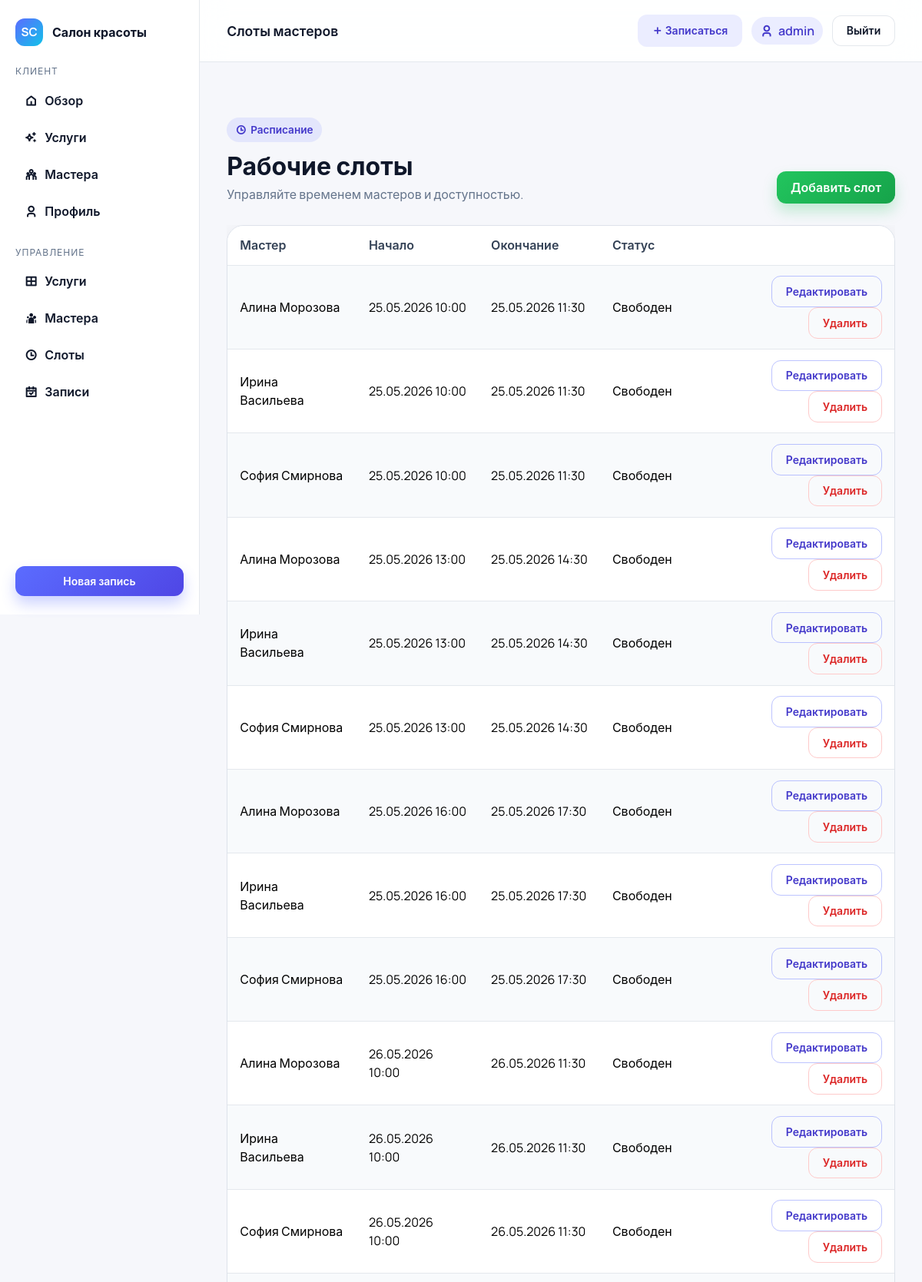
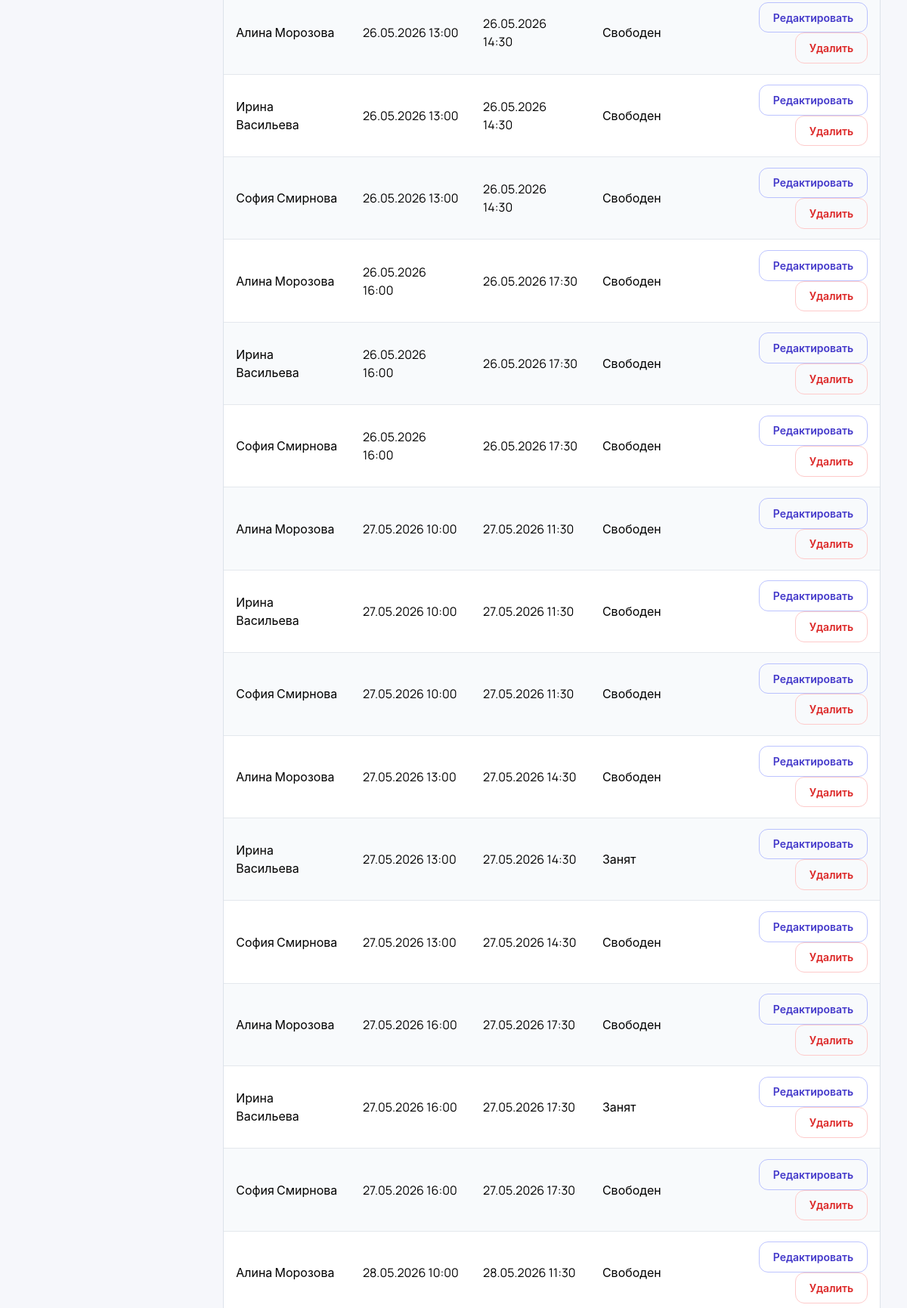
/masters/slots/ (signed in, upper part), run on the app's committed database (2 pictures, top to bottom).
### accounts/models.py (models this page shows, shortened)
class User(AbstractUser):
    class Role(models.TextChoices):
        CLIENT = "client", "Клиент"
        MASTER = "master", "Мастер"
        ADMIN = "admin", "Администратор"
    role = models.CharField(
        max_length=20,
        choices=Role.choices,
        default=Role.CLIENT,
        help_text="Роль пользователя: клиент, мастер или администратор.",
    )
    phone = models.CharField(
        max_length=30,
        blank=True,
        help_text="Контактный телефон пользователя для связи.",
    )

### masters/models.py (models this page shows, shortened)
class WorkingSlot(models.Model):
    master = models.ForeignKey(
        MasterProfile,
        on_delete=models.CASCADE,
        related_name="working_slots",
        help_text="Мастер, которому принадлежит слот.",
    )
    start_at = models.DateTimeField(help_text="Начало рабочего слота.")
    end_at = models.DateTimeField(help_text="Окончание рабочего слота.")
    is_available = models.BooleanField(
        default=True,
        help_text="Флаг доступности слота для записи.",
    )
    class Meta:
        ordering = ["start_at"]
        verbose_name = "Рабочий слот"
        verbose_name_plural = "Рабочие слоты"

class MasterProfile(models.Model):
    user = models.OneToOneField(
        settings.AUTH_USER_MODEL,
        on_delete=models.CASCADE,
        related_name="master_profile",
        help_text="Пользователь, связанный с профилем мастера.",
    )
    bio = models.TextField(
        blank=True,
        help_text="Краткое описание опыта и специализации мастера.",
    )
    services = models.ManyToManyField(
        Service,
        related_name="masters",
        help_text="Список услуг, которые оказывает мастер.",
    )
    is_active = models.BooleanField(
        default=True,
        help_text="Признак активности мастера в расписании.",
    )
    class Meta:
        verbose_name = "Мастер"
        verbose_name_plural = "Мастера"

### masters/views.py (the view)
# urls.py: path("slots/", slot_admin_list, name="slot_list"),
@login_required
@user_passes_test(_is_admin)
def slot_admin_list(request):
    slots = WorkingSlot.objects.select_related("master", "master__user")
    return render(request, "masters/slot_admin_list.html", {"slots": slots})

### masters/views.py (called while the page is built)
def _is_admin(user):
    return user.is_authenticated and (user.is_staff or getattr(user, "is_admin", False))

### templates/masters/slot_admin_list.html (shortened to what this page needs)
{% extends "base_dashboard.html" %}
{% block topbar_title %}Слоты мастеров{% endblock %}
{% block content %}
<section class="section">
  <div class="section-head">
    <div>
      <span class="eyebrow"><i class="ri-time-line"></i> Расписание</span>
      <h2 class="section-title">Рабочие слоты</h2>
      <p class="section-subtitle">Управляйте временем мастеров и доступностью.</p>
    </div>
    <a class="btn btn-success" href="{% url 'masters:slot_create' %}">Добавить слот</a>
  </div>
  <div class="table-responsive">
    <table class="table table-striped">
      <thead>
        <tr>
          <th>Мастер</th>
          <th>Начало</th>
          <th>Окончание</th>
          <th>Статус</th>
          <th></th>
        </tr>
      </thead>
      <tbody>
        {% for slot in slots %}
        <tr>
          <td>{{ slot.master.user.get_full_name|default:slot.master.user.username }}</td>
          <td>{{ slot.start_at|date:"d.m.Y H:i" }}</td>
          <td>{{ slot.end_at|date:"d.m.Y H:i" }}</td>
          <td>{% if slot.is_available %}Свободен{% else %}Занят{% endif %}</td>
          <td class="text-end">
            <a class="btn btn-sm btn-outline-primary" href="{% url 'masters:slot_update' slot.pk %}">Редактировать</a>
            <a class="btn btn-sm btn-outline-danger" href="{% url 'masters:slot_delete' slot.pk %}">Удалить</a>
          </td>
        </tr>
        {% empty %}
        <tr><td colspan="5">Слоты отсутствуют.</td></tr>
        {% endfor %}
      </tbody>
    </table>
  </div>
</section>
{% endblock %}

### templates/base_dashboard.html (shortened to what this page needs)
{% load static %}
<!doctype html>
<html lang="ru">
  <head>
    <link href="https://cdn.jsdelivr.net/npm/bootstrap@5.3.3/dist/css/bootstrap.min.css" rel="stylesheet">
    <link href="https://cdn.jsdelivr.net/npm/remixicon@4.3.0/fonts/remixicon.css" rel="stylesheet">
    <link href="{% static 'css/app.css' %}" rel="stylesheet">
  </head>
  <body class="app-body body-dashboard">
    <div class="dashboard-shell">
      <aside class="dashboard-sidebar">
        <div class="sidebar-brand">
          <span class="brand-mark">SC</span>
          Салон красоты
        </div>
        <div>
          <p class="sidebar-section">Клиент</p>
          <nav class="sidebar-nav">
            <a class="sidebar-link" href="{% url 'appointments:dashboard' %}"><i class="ri-home-5-line"></i> Обзор</a>
            <a class="sidebar-link" href="{% url 'services:list' %}"><i class="ri-sparkling-line"></i> Услуги</a>
            <a class="sidebar-link" href="{% url 'masters:list' %}"><i class="ri-team-line"></i> Мастера</a>
            <a class="sidebar-link" href="{% url 'accounts:profile' %}"><i class="ri-user-3-line"></i> Профиль</a>
          </nav>
        </div>
        {% if user.is_staff %}
          <div>
            <p class="sidebar-section">Управление</p>
            <nav class="sidebar-nav">
              <a class="sidebar-link" href="{% url 'services:admin_list' %}"><i class="ri-layout-grid-line"></i> Услуги</a>
              <a class="sidebar-link" href="{% url 'masters:admin_list' %}"><i class="ri-team-fill"></i> Мастера</a>
              <a class="sidebar-link" href="{% url 'masters:slot_list' %}"><i class="ri-time-line"></i> Слоты</a>
              <a class="sidebar-link" href="{% url 'appointments:admin_list' %}"><i class="ri-calendar-check-line"></i> Записи</a>
            </nav>
          </div>
        {% endif %}
        <div class="sidebar-footer">
          <a class="btn btn-primary btn-sm w-100" href="{% url 'services:list' %}">Новая запись</a>
        </div>
      </aside>
      <div class="dashboard-main">
        <header class="dashboard-topbar">
          <p class="topbar-title">{% block topbar_title %}Личный кабинет{% endblock %}</p>
          <div class="topbar-actions">
            <a class="btn btn-soft btn-sm" href="{% url 'services:list' %}"><i class="ri-add-line"></i> Записаться</a>
            <span class="user-chip"><i class="ri-user-3-line"></i> {{ user.get_full_name|default:user.username }}</span>
            <a class="btn btn-ghost btn-sm" href="{% url 'accounts:logout' %}">Выйти</a>
          </div>
        </header>
        <main class="dashboard-content">
          {% block content %}{% endblock %}
        </main>
      </div>
    </div>
  </body>
</html>

### data on the page
User: get_full_name "admin"
WorkingSlot: master.user.get_full_name "Алина Морозова", start_at "25.05.2026 10:00", end_at "25.05.2026 11:30", is_available "Свободен"
WorkingSlot: master.user.get_full_name "Ирина Васильева", start_at "25.05.2026 10:00", end_at "25.05.2026 11:30", is_available "Свободен"
WorkingSlot: master.user.get_full_name "София Смирнова", start_at "25.05.2026 10:00", end_at "25.05.2026 11:30", is_available "Свободен"
WorkingSlot: master.user.get_full_name "Алина Морозова", start_at "25.05.2026 13:00", end_at "25.05.2026 14:30", is_available "Свободен"
WorkingSlot: master.user.get_full_name "Ирина Васильева", start_at "25.05.2026 13:00", end_at "25.05.2026 14:30", is_available "Свободен"
WorkingSlot: master.user.get_full_name "София Смирнова", start_at "25.05.2026 13:00", end_at "25.05.2026 14:30", is_available "Свободен"
WorkingSlot: master.user.get_full_name "Алина Морозова", start_at "25.05.2026 16:00", end_at "25.05.2026 17:30", is_available "Свободен"
WorkingSlot: master.user.get_full_name "Ирина Васильева", start_at "25.05.2026 16:00", end_at "25.05.2026 17:30", is_available "Свободен"
WorkingSlot: master.user.get_full_name "София Смирнова", start_at "25.05.2026 16:00", end_at "25.05.2026 17:30", is_available "Свободен"
WorkingSlot: master.user.get_full_name "Алина Морозова", start_at "26.05.2026 10:00", end_at "26.05.2026 11:30", is_available "Свободен"
WorkingSlot: master.user.get_full_name "Ирина Васильева", start_at "26.05.2026 10:00", end_at "26.05.2026 11:30", is_available "Свободен"
WorkingSlot: master.user.get_full_name "София Смирнова", start_at "26.05.2026 10:00", end_at "26.05.2026 11:30", is_available "Свободен"
WorkingSlot: master.user.get_full_name "Алина Морозова", start_at "26.05.2026 13:00", end_at "26.05.2026 14:30", is_available "Свободен"
WorkingSlot: master.user.get_full_name "Ирина Васильева", start_at "26.05.2026 13:00", end_at "26.05.2026 14:30", is_available "Свободен"
WorkingSlot: master.user.get_full_name "София Смирнова", start_at "26.05.2026 13:00", end_at "26.05.2026 14:30", is_available "Свободен"
WorkingSlot: master.user.get_full_name "Алина Морозова", start_at "26.05.2026 16:00", end_at "26.05.2026 17:30", is_available "Свободен"
WorkingSlot: master.user.get_full_name "Ирина Васильева", start_at "26.05.2026 16:00", end_at "26.05.2026 17:30", is_available "Свободен"
WorkingSlot: master.user.get_full_name "София Смирнова", start_at "26.05.2026 16:00", end_at "26.05.2026 17:30", is_available "Свободен"
WorkingSlot: master.user.get_full_name "Алина Морозова", start_at "27.05.2026 10:00", end_at "27.05.2026 11:30", is_available "Свободен"
WorkingSlot: master.user.get_full_name "Ирина Васильева", start_at "27.05.2026 10:00", end_at "27.05.2026 11:30", is_available "Свободен"
WorkingSlot: master.user.get_full_name "София Смирнова", start_at "27.05.2026 10:00", end_at "27.05.2026 11:30", is_available "Свободен"
WorkingSlot: master.user.get_full_name "Алина Морозова", start_at "27.05.2026 13:00", end_at "27.05.2026 14:30", is_available "Свободен"
WorkingSlot: master.user.get_full_name "Ирина Васильева", start_at "27.05.2026 13:00", end_at "27.05.2026 14:30", is_available "Занят"
WorkingSlot: master.user.get_full_name "София Смирнова", start_at "27.05.2026 13:00", end_at "27.05.2026 14:30", is_available "Свободен"
WorkingSlot: master.user.get_full_name "Алина Морозова", start_at "27.05.2026 16:00", end_at "27.05.2026 17:30", is_available "Свободен"
WorkingSlot: master.user.get_full_name "Ирина Васильева", start_at "27.05.2026 16:00", end_at "27.05.2026 17:30", is_available "Занят"
WorkingSlot: master.user.get_full_name "София Смирнова", start_at "27.05.2026 16:00", end_at "27.05.2026 17:30", is_available "Свободен"
WorkingSlot: master.user.get_full_name "Алина Морозова", start_at "28.05.2026 10:00", end_at "28.05.2026 11:30", is_available "Свободен"
